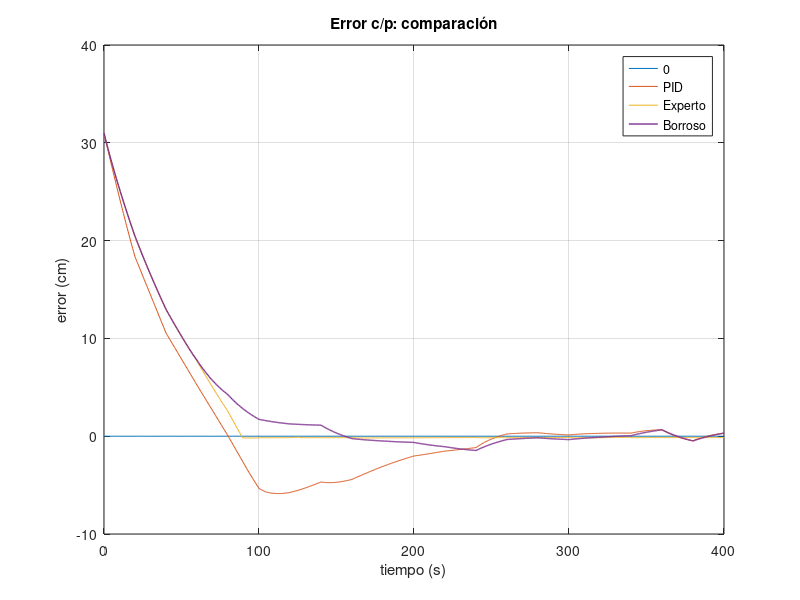

Recreate this plot in MATLAB.

clear all;

resized = [680, 458, 280, 210];

% Errores
error_pid = load("error_pid.mat", "error");
error_pid = error_pid.("error");

error_expert = load("error_expert.mat", "error");
error_expert = error_expert.("error");

error_fuzzy = load("error_fuzzy.mat", "error");
error_fuzzy = error_fuzzy.("error");

figure(1)
plot(error_pid(1,:), zeros(size(error_pid(1,:))), error_pid(1,:), error_pid(2,:)*100, error_expert(1,:), error_expert(2,:)*100, ...
    error_fuzzy(1,:), error_fuzzy(2,:)*100, 'linewidth', 1);
grid on;
xlabel('tiempo (s)');
ylabel('error (cm)');
legend('0', 'PID', 'Experto', 'Borroso');
title('Error c/p: comparación');
set(gcf, 'Position', resized);
